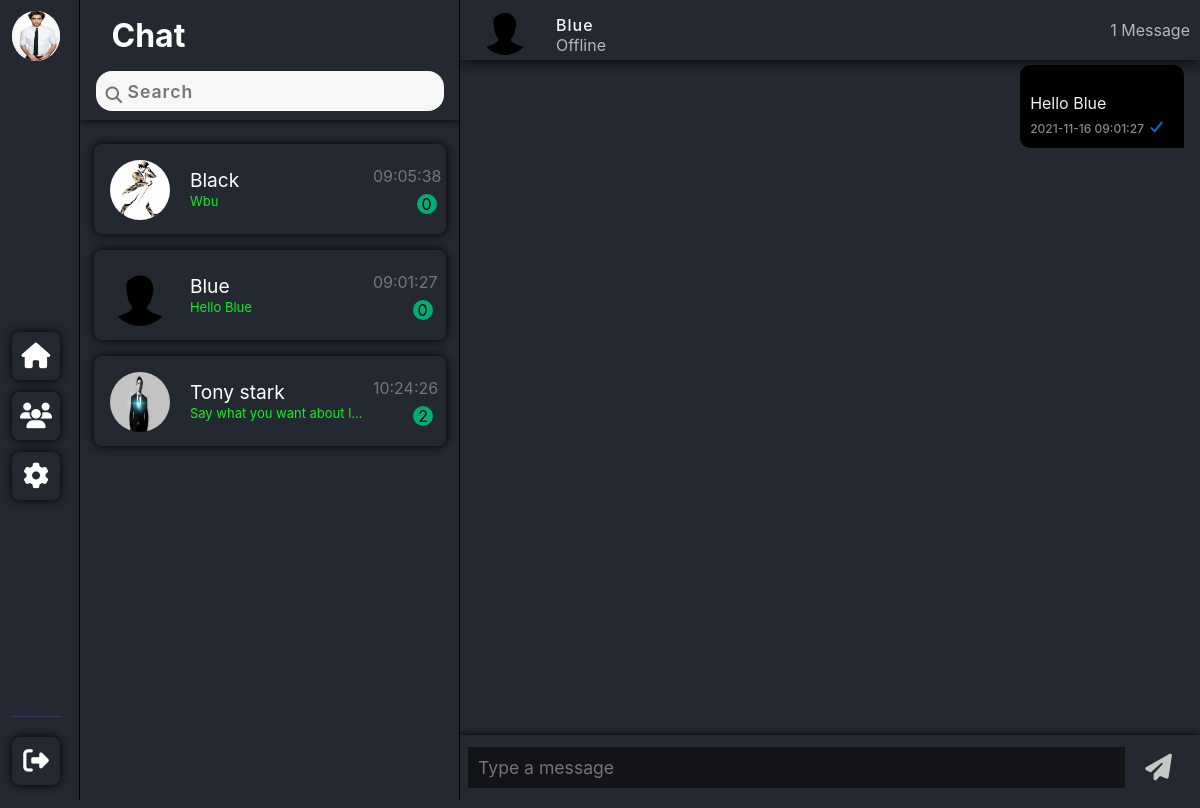
/php/chat.php?user_id=14 (signed in), run on the app's committed database.
### tables this page shows
CREATE TABLE `users` (
  `user_id` int(7) NOT NULL,
  `name` varchar(255) NOT NULL,
  `email_id` varchar(255) NOT NULL,
  `password` varchar(255) NOT NULL,
  `login` int(1) DEFAULT NULL,
  `bio` varchar(1023) DEFAULT NULL,
  `dob` date DEFAULT NULL,
  `gender` varchar(10) DEFAULT NULL,
  `country` varchar(255) DEFAULT NULL,
  `user_profile` varchar(255) NOT NULL DEFAULT 'default_pic.svg'
);

CREATE TABLE `users_chat` (
  `msg_id` int(11) NOT NULL,
  `sender_id` int(10) NOT NULL,
  `receiver_id` int(10) NOT NULL,
  `msg_content` varchar(1023) NOT NULL,
  `msg_status` text NOT NULL,
  `msg_date` timestamp NOT NULL DEFAULT current_timestamp() ON UPDATE current_timestamp()
);

### php/chat.php (the view, shortened to what this page needs)
<!DOCTYPE html>
<?php
$email = $_SESSION['email'];
include 'connectdb.php';
$get_user = "SELECT * FROM users WHERE email_id='$email'";
$qry = mysqli_query($link, $get_user);
$row = mysqli_fetch_array($qry);
$user_id = $row['user_id'];
?>
<?php
if (isset($_GET['user_id'])) {
    $receiver_id = $_GET['user_id'];
    $qry = "SELECT * FROM users WHERE user_id='$receiver_id'";
    $result = mysqli_query($link, $qry);
    $row = mysqli_fetch_array($result);
    $receiver_name = $row['name'];
    $receiver_profile_pic = $row['user_profile'];
    $receiver_login = $row['login'];
    if ($receiver_login == 1) {
        $state = 'Online';
    } else {
        $state = 'Offline';
    }
    $total_messages = "SELECT * FROM users_chat WHERE (sender_id='$user_id' AND receiver_id='$receiver_id') OR (sender_id='$receiver_id' AND receiver_id='$user_id')";
    $run_query = mysqli_query($link, $total_messages) or die("Unable to count messages");
    $total = mysqli_num_rows($run_query);
}
?>
<html lang="en">
<head>
    <link rel="stylesheet" href="../css/chat.css" />
    <link rel="stylesheet" href="../css/global.css" />
</head>
<body>
    <div class="container chat-page-container">
        <?php include 'sidebar.php';?>
        <?php include 'userlist.php';?>
        <div class="chat">
            <div class="chat-header">
                <div class="left">
                    <?php
$user_id = $_SESSION['logged_in_user_id'];
echo "<img src=" . "../uploads/" . $receiver_profile_pic . " class='pp'>
    <div class='name-status'>
       <h1> $receiver_name  </h1>
        <span class='user-status'>$state</span>
    </div>";
?>
                </div>
                <div class="right">
                    <?php
echo $total;
if ($total == 1) {
    echo " Message";
} else {
    echo " Messages";
}
?>
                </div>
            </div>
            <div class="chat-box">
                <?php
$qry = "SELECT * FROM users_chat WHERE (sender_id='$user_id' AND receiver_id='$receiver_id') OR (sender_id='$receiver_id' AND receiver_id='$user_id') ORDER BY msg_id";
$result = mysqli_query($link, $qry) or die('Failed to load messages');
while ($row = mysqli_fetch_array($result)) {
    $sender_userid = $row['sender_id'];
    $receiver_userid = $row['receiver_id'];
    $msg_content = $row['msg_content'];
    $msg_status = $row['msg_status'];
    $msg_date = $row['msg_date'];
    if ($sender_userid == $user_id && $receiver_userid == $receiver_id) {
        if ($msg_status == 'READ') {
            echo "<div class='chat-r'>
					<div class='sp'></div>
					<div class='mess mess-r'>
						<p>
                           $msg_content
						</p>
						<div class='check'>
							<span>$msg_date</span>
							<img src='../images/img/markread.png'>
						</div>
					</div>
				</div>";
        } else {
            echo "<div class='chat-r'>
                    <div class='sp'></div>
                    <div class='mess mess-r'>
                        <p>
                            $msg_content
                        </p>
                        <div class='check'>
                            <span>$msg_date</span>
                            <img src='../images/img/delivered.png'>
                        </div>
                    </div>
                </div>";
        }
    } else if ($sender_userid == $receiver_id && $receiver_userid == $user_id) {
        echo "<div class='chat-l'>
                <div class='mess'>
                    <p>
                        $msg_content
                    </p>
                    <div class='check'>
                        <span>$msg_date</span>
                    </div>
                </div>
                <div class='sp'></div>
            </div>";
    }
}
?>
            </div>
            <form method="POST">
                <div class="chat-footer">
                    <textarea name="message" class="autoExpand" rows='1' data-min-rows='1'
                        placeholder="Type a message"></textarea>
                    <button name="submit">
                        <i class="fas fa-2x fa-paper-plane"></i>
                    </button>
                </div>
            </form>
        </div>
    </div>
</body>
</html>

### php/sidebar.php (shortened to what this page needs)
<?php
include 'connectdb.php';
$email = $_SESSION['email'];
$sql = "SELECT * FROM users WHERE `email_id` = '$email'";
$res = mysqli_query($link, $sql);
$r = mysqli_fetch_assoc($res);
?>
<!DOCTYPE html>
<html lang="en">
<head>
    <link rel="stylesheet" href="../css/global.css">
    <link rel="stylesheet" href="../css/sidebar.css">
</head>
<body>
    <div class="sidebar">
        <ul>
            <li>
                <a href="settings.php" id="sidebar_profile_pic">
                    <?php echo "<img src=" . "../uploads/" . $r['user_profile'] . " />" ?>
                </a>
            </li>
            <li>
                <a href="chat.php" class="s-btn">
                    <i class="fas fa-2x fa-home"></i>
                </a>
            </li>
            <li>
                <a href="find_user.php" class="s-btn">
                    <i class="fas fa-users"></i>
                </a>
            </li>
            <li>
                <a href="settings.php" class="settings s-btn">
                    <i class="fas fa-2x fa-cog"></i>
                </a>
            </li>
            <li>
                <a href="logout.php" class="signout s-btn">
                    <i class="fa fa-2x fa-sign-out"></i>
                </a>
            </li>
        </ul>
    </div>
</body>
</html>

### php/userlist.php (shortened to what this page needs)
<div class="chat-column">
    <div class="top">
        <div id="toprow">
            <h1 class="heading">Chat</h1>
        </div>
        <div class="search-bar">
            <input type="text" placeholder="Search" onkeyup="searchUser()" id="search-input"
                style=" margin: -1rem 0;" />
            <button type="submit" id="search-btn" style="top: 0px;">
            </button>
        </div>
    </div>
    <div class="chat-navbar-rows">
        <?php
include_once 'connectdb.php';
$email = $_SESSION['email'];
$query = "SELECT * FROM users WHERE email_id='$email'";
$result = mysqli_query($link, $query);
$row = mysqli_fetch_array($result);
$user = $row['user_id'];
$users = "SELECT DISTINCT receiver_id,u.user_id,u.name,u.user_profile,u.login FROM users_chat uc JOIN users u ON u.user_id=uc.receiver_id WHERE sender_id='$user'";
$run_user = mysqli_query($link, $users);
while ($row = mysqli_fetch_array($run_user)) {
    $user_id = $row['user_id'];
    $user_profile = $row['user_profile'];
    $name = $row['name'];
    $qry = "SELECT * FROM users_chat WHERE (sender_id='$user' AND receiver_id='$user_id') OR (sender_id='$user_id' AND receiver_id='$user') ORDER BY msg_id DESC LIMIT 1";
    $run_query = mysqli_query($link, $qry);
    $row = mysqli_fetch_assoc($run_query);
    $message = $row['msg_content'];
    $time = $row['msg_date'];
    $date = explode(' ', $time);
    $qry2 = "SELECT COUNT(*) AS count FROM users_chat where sender_id='$user_id' AND receiver_id='$user' AND msg_status='UNREAD'";
    $res = mysqli_query($link, $qry2);
    $row1 = mysqli_fetch_assoc($res);
    $count = $row1['count'];
    echo "<div class='row'>
    <img src=" . "../uploads/" . $user_profile . " />
    <div class='mid'>
    <h1 id='username'>
    <a style='color:white; text-decoration:none;' href='chat.php?user_id=$user_id'>$name</a>
    </h1>
    <p style='color:rgb(15, 238, 34);font-size:13px;' class='last-message'>$message</p>
    </div>
    <div class='right'>
    <p style='margin-right: -20px;position: relative;right: 15px;' class='last-message-time'>$date[1]</p>
    <p id='unread-message-count'>$count</p>
    </div>
    </div>";
}
$qry = "SELECT user_id FROM users WHERE email_id='$email'";
$res = mysqli_query($link, $qry);
$row = mysqli_fetch_array($res);
$user = $row['user_id'];
$users = "SELECT DISTINCT receiver_id,u.user_id,u.name,u.user_profile,u.login FROM users_chat uc JOIN users u ON u.user_id=uc.sender_id WHERE receiver_id='$user' AND u.user_id NOT IN (SELECT DISTINCT receiver_id FROM users_chat uc JOIN users u ON u.user_id=uc.receiver_id WHERE sender_id='$user')";
$run_user = mysqli_query($link, $users);
while ($row = mysqli_fetch_array($run_user)) {
    $user_id = $row['user_id'];
    $user_profile = $row['user_profile'];
    $name = $row['name'];
    $qry = "SELECT * FROM users_chat WHERE (sender_id='$user' AND receiver_id='$user_id') OR (sender_id='$user_id' AND receiver_id='$user') ORDER BY msg_id DESC LIMIT 1";
    $run_query = mysqli_query($link, $qry);
    $row = mysqli_fetch_assoc($run_query);
    $message = $row['msg_content'];
    $time = $row['msg_date'];
    $date = explode(' ', $time);
    $qry2 = "SELECT COUNT(*) AS count FROM users_chat where sender_id='$user_id' AND receiver_id='$user' AND msg_status='UNREAD'";
    $res = mysqli_query($link, $qry2);
    $row1 = mysqli_fetch_assoc($res);
    $count = $row1['count'];
    echo "<div class='row'>
    <img src=" . "../uploads/" . $user_profile . " />
    <div class='mid'>
    <h1 id='username'><a style='color:white; text-decoration:none;' href='chat.php?user_id=$user_id'>$name</a> </h1>
    <p style='color:rgb(15, 238, 34);font-size:13px;' class='last-message'>$message</p>
    </div>
    <div class='right'>
    <p style='margin-right: -20px;position: relative;right: 15px;' class='last-message-time'>$date[1]</p>
    <p id='unread-message-count'>$count</p>
    </div>
    </div>";
}
?>
    </div>
</div>

### css/global.css (style rules this page uses)
:root { --btn-blue-bg: #0088ff; --bg-primary: #232831; --absolute-black: #000; --border-color: slategrey; }
* { margin: 0; padding: 0; font-family: -apple-system, BlinkMacSystemFont, "Segoe UI", Roboto, Oxygen, Ubuntu, Cantarell, "Open Sans", "Helvetica Neue", sans-serif; box-sizing: border-box; }
html, body { margin: 0; height: 100vh; overflow: hidden; }
p::first-letter, h1::first-letter { text-transform: capitalize; }
button { border: none; background: transparent; }
a { text-decoration: none; }
li { list-style: none; }
.container { height: 100vh; width: 100vw; background: var(--bg-primary); }
.autoExpand { color: #d4d4d4; font-size: 1.1rem; font-weight: 400; padding: 10px; width: 100%; height: auto; max-height: 170px; border: none; overflow-y: scroll; overflow-x: hidden; background-color: #121316ef; resize: none; }
.search-bar { position: relative; margin: 1rem 0; display: flex; }
#search-input { border: none; height: 2.5rem; width: 100%; padding: 1rem 1rem 1rem 2rem; border-radius: 1rem; outline: none; font-size: 1.1rem; font-weight: 600; overflow-x: scroll; color: #495057; letter-spacing: 1px; background-color: #f7f7f7; }
#search-btn { position: absolute; left: 10px; top: 13px; z-index: 1; }

### css/sidebar.css (style rules this page uses)
.sidebar { width: 80px; height: 100vh; background-color: #232831; border-right: 1px solid rgb(0, 0, 0); }
.sidebar img { border-radius: 50%; width: 50px; height: 50px; background: #fff; }
.sidebar ul { list-style: none; margin: 0; padding: 0; display: flex; flex-direction: column; justify-content: space-between; padding: 0.75rem; border-radius: 10px; }
.sidebar li:last-child { position: absolute; top: 88vh; width: 50px; padding-top: 1.25rem; border-top: 1px solid #363664; }
.sidebar li:nth-child(2) { margin-top: 16rem; padding-top: 1rem; }
.sidebar li + li { margin-top: 0.75rem; }
.sidebar a { color: #fff; text-decoration: none; display: flex; align-items: center; justify-content: center; width: 3rem; height: 3rem; border-radius: 8px; position: relative; box-shadow: 0 0 10px #000; }
#sidebar_profile_pic { box-shadow: none; }
.sidebar a i { font-size: 1.6rem; }

### data on the page
users: user_profile (picture)
users: user_profile (picture), name "black", users_chat.msg_content "wbu", users_chat.msg_date "09:05:38", count "0"
users: user_profile (placeholder picture), name "blue", users_chat.msg_content "Hello Blue", users_chat.msg_date "09:01:27", count "0", login "Offline"
users: user_profile (picture), name "tony stark", users_chat.msg_content "Say what you want about l…", users_chat.msg_date "10:24:26", count "2"
users_chat: msg_content "Hello Blue", msg_date "2021-11-16 09:01:27"

### other printed values
$total "1"
